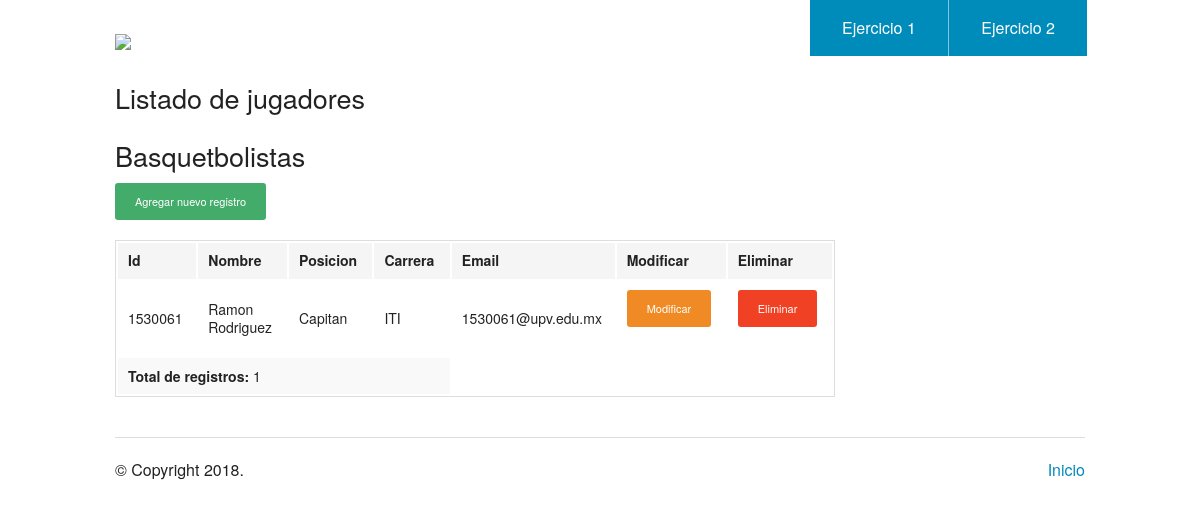
Page /listado.php?t=2 on the earlier database version.
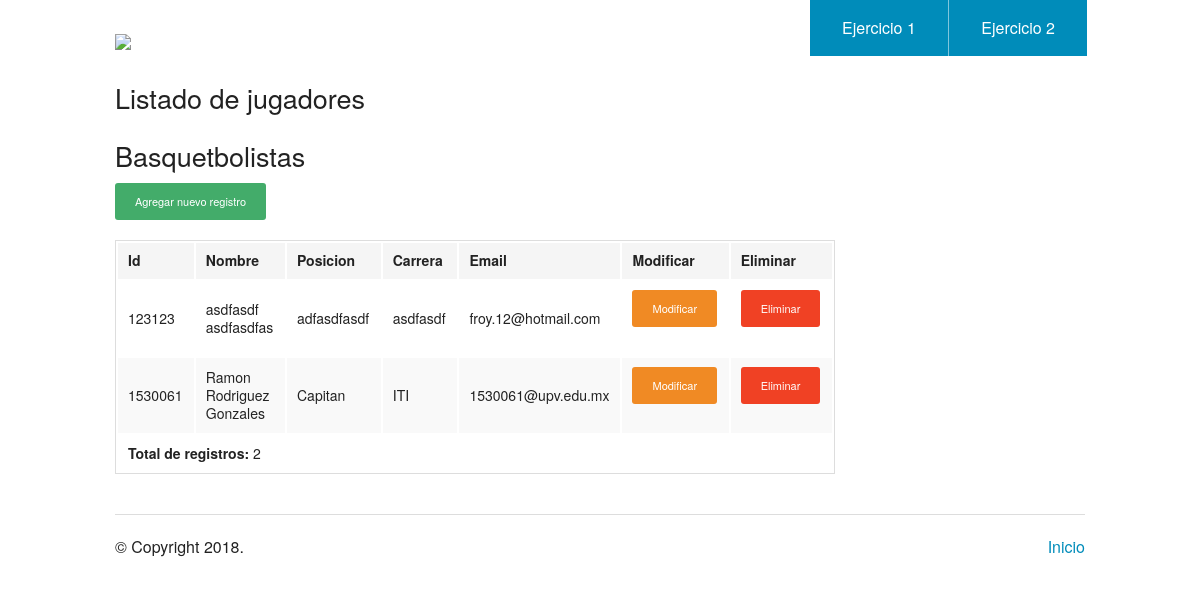
Same page on the later database version.
### tables this page shows
CREATE TABLE `sport_team` (
  `id` varchar(128) NOT NULL,
  `nombre` varchar(128) NOT NULL,
  `posicion` varchar(128) NOT NULL,
  `carrera` varchar(128) NOT NULL,
  `email` varchar(128) NOT NULL,
  `id_type` int(11) NOT NULL
);

### db/database_utilities.php (called while the page is built, shortened)
<?php
require_once('connection.php');
function getAll($t){
    global $pdo;
    $sql = "SELECT * FROM sport_team WHERE id_type = $t ";
    $query = $pdo->prepare($sql);
    $query->execute();
    $r = array();
    while($r[] = $query->fetch(PDO::FETCH_ASSOC) );
    array_pop($r);
    return $r;
}

### listado.php (the view, shortened to what this page needs)
<?php
include_once('db/database_utilities.php');
$t = $_GET["t"];
$user_access = getAll($t);
$total_users = count($user_access);
?>
<!doctype html>
<html class="no-js" lang="en">
  <head>
    <link rel="stylesheet" href="./css/foundation.css" />
  </head>
  <body>
    <?php require_once('header.php'); ?>
    <div class="row">
      <div class="large-9 columns">
        <h3>Listado de jugadores<h3>
        <?php
            if($t == 1){
                echo '<h3>Futbolistas</h3>';
            }else{
                echo '<h3>Basquetbolistas</h3>';
            }
        ?>
        <div class="section-container tabs" data-section>
          <section class="section">
            <div class="content" data-slug="panel1">
              <td><a href="./add.php?t=<?php echo($t) ?>" class="button radius tiny success">Agregar nuevo registro</a></td>
              <?php if($total_users){ ?>
              <table>
                <thead>
                  <tr>
                    <th width="200">Id</th>
                    <th width="250">Nombre</th>
                    <th width="250">Posicion</th>
                    <th width="250">Carrera</th>
                    <th width="250">Email</th>
                    <th width="250">Modificar</th>
                    <th width="250">Eliminar</th>
                  </tr>
                </thead>
                <tbody>
                  <?php foreach( $user_access as $id => $user ){ ?>
                  <tr>
                    <td><?php echo $user['id'] ?></td>
                    <td><?php echo $user['nombre'] ?></td>
                    <td><?php echo $user['posicion'] ?></td>
                    <td><?php echo $user['carrera'] ?></td>
                    <td><?php echo $user['email'] ?></td>
                    <td><a href="./update.php?id=<?php echo($user['id']); ?>&t=<?php echo($t) ?>" class="button radius tiny warning"">Modificar</a></td>
                    <td><a href="./delete.php?id=<?php echo($user['id']); ?>&t=<?php echo($t) ?>" class="button radius tiny alert" onClick="wait();">Eliminar</a></td>
                  </tr>
                  <?php } ?>
                  <tr>
                    <td colspan="4"><b>Total de registros: </b> <?php echo $total_users; ?></td>
                  </tr>
                </tbody>
              </table>
              <?php }else{ ?>
              No hay registros
              <?php } ?>
            </div>
          </section>
        </div>
      </div>
    </div>
    <?php require_once('footer.php'); ?>

### header.php
<div class="row">
  <div class="large-3 columns">
    <h1><img src="./img/logo.png"/></h1>
  </div>
  <div class="large-9 columns">
    <ul class="right button-group">
      <li><a href="./index.php" class="button">Ejercicio 1</a></li>
      <li><a href="./sistema_equipos.php" class="button">Ejercicio 2</a></li>
    </ul>
  </div>
</div>

### footer.php (shortened to what this page needs)
<footer class="row">
      <div class="large-12 columns">
        <hr/>
        <div class="row">
          <div class="large-6 columns">
            <p>&copy; Copyright <?php echo date('Y'); ?>.</p>
          </div>
          <div class="large-6 columns">
            <ul class="inline-list right">
              <li><a href="./index.php">Inicio</a></li>
            </ul>
          </div>
        </div>
      </div>
    </footer>
  </body>
</html>

Differences in the rows shown:
added sport_team: id "123123", nombre "asdfasdf asdfasdfas", posicion "adfasdfasdf", carrera "asdfasdf", email "froy.12@hotmail.com"
changed sport_team "Capitan": nombre "Ramon Rodriguez" → "Ramon Rodriguez Gonzales"
Other differences:
$total_users: "1" → "2"
